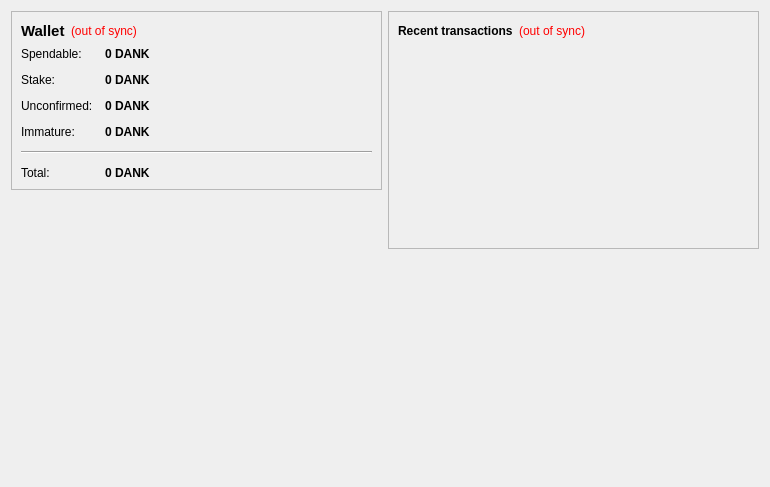
<?xml version="1.0" encoding="UTF-8"?>
<ui version="4.0">
 <class>OverviewPage</class>
 <widget class="QWidget" name="OverviewPage">
  <property name="geometry">
   <rect>
    <x>0</x>
    <y>0</y>
    <width>770</width>
    <height>487</height>
   </rect>
  </property>
  <property name="windowTitle">
   <string>Form</string>
  </property>
  <layout class="QHBoxLayout" name="horizontalLayout" stretch="1,1">
   <item>
    <layout class="QVBoxLayout" name="verticalLayout_2">
     <item>
      <widget class="QFrame" name="frame">
       <property name="frameShape">
        <enum>QFrame::StyledPanel</enum>
       </property>
       <property name="frameShadow">
        <enum>QFrame::Raised</enum>
       </property>
       <layout class="QVBoxLayout" name="verticalLayout_4">
        <item>
         <layout class="QHBoxLayout" name="horizontalLayout_4">
          <item>
           <widget class="QLabel" name="label_5">
            <property name="font">
             <font>
              <pointsize>11</pointsize>
              <weight>75</weight>
              <bold>true</bold>
             </font>
            </property>
            <property name="text">
             <string>Wallet</string>
            </property>
           </widget>
          </item>
          <item>
           <widget class="QLabel" name="labelWalletStatus">
            <property name="toolTip">
             <string>The displayed information may be out of date. Your wallet automatically synchronizes with the dankcoin network after a connection is established, but this process has not completed yet.</string>
            </property>
            <property name="styleSheet">
             <string notr="true">QLabel { color: red; }</string>
            </property>
            <property name="text">
             <string notr="true">(out of sync)</string>
            </property>
            <property name="alignment">
             <set>Qt::AlignLeading|Qt::AlignLeft|Qt::AlignVCenter</set>
            </property>
           </widget>
          </item>
          <item>
           <spacer name="horizontalSpacer_2">
            <property name="orientation">
             <enum>Qt::Horizontal</enum>
            </property>
            <property name="sizeHint" stdset="0">
             <size>
              <width>40</width>
              <height>20</height>
             </size>
            </property>
           </spacer>
          </item>
         </layout>
        </item>
        <item>
         <layout class="QFormLayout" name="formLayout_2">
          <property name="fieldGrowthPolicy">
           <enum>QFormLayout::AllNonFixedFieldsGrow</enum>
          </property>
          <property name="horizontalSpacing">
           <number>12</number>
          </property>
          <property name="verticalSpacing">
           <number>12</number>
          </property>
          <item row="0" column="0">
           <widget class="QLabel" name="label">
            <property name="text">
             <string>Spendable:</string>
            </property>
           </widget>
          </item>
          <item row="0" column="1">
           <widget class="QLabel" name="labelBalance">
            <property name="font">
             <font>
              <weight>75</weight>
              <bold>true</bold>
             </font>
            </property>
            <property name="cursor">
             <cursorShape>IBeamCursor</cursorShape>
            </property>
            <property name="toolTip">
             <string>Your current spendable balance</string>
            </property>
            <property name="text">
             <string notr="true">0 DANK</string>
            </property>
            <property name="textInteractionFlags">
             <set>Qt::LinksAccessibleByMouse|Qt::TextSelectableByKeyboard|Qt::TextSelectableByMouse</set>
            </property>
           </widget>
          </item>
          <item row="1" column="0">
           <widget class="QLabel" name="label_6">
            <property name="text">
             <string>Stake:</string>
            </property>
           </widget>
          </item>
          <item row="1" column="1">
           <widget class="QLabel" name="labelStake">
            <property name="font">
             <font>
              <weight>75</weight>
              <bold>true</bold>
             </font>
            </property>
            <property name="cursor">
             <cursorShape>IBeamCursor</cursorShape>
            </property>
            <property name="toolTip">
             <string>Total of coins that was staked, and do not yet count toward the current balance</string>
            </property>
            <property name="text">
             <string notr="true">0 DANK</string>
            </property>
            <property name="textInteractionFlags">
             <set>Qt::LinksAccessibleByMouse|Qt::TextSelectableByKeyboard|Qt::TextSelectableByMouse</set>
            </property>
           </widget>
          </item>
          <item row="2" column="0">
           <widget class="QLabel" name="label_3">
            <property name="text">
             <string>Unconfirmed:</string>
            </property>
           </widget>
          </item>
          <item row="2" column="1">
           <widget class="QLabel" name="labelUnconfirmed">
            <property name="font">
             <font>
              <weight>75</weight>
              <bold>true</bold>
             </font>
            </property>
            <property name="cursor">
             <cursorShape>IBeamCursor</cursorShape>
            </property>
            <property name="toolTip">
             <string>Total of transactions that have yet to be confirmed, and do not yet count toward the current balance</string>
            </property>
            <property name="text">
             <string notr="true">0 DANK</string>
            </property>
            <property name="textInteractionFlags">
             <set>Qt::LinksAccessibleByMouse|Qt::TextSelectableByKeyboard|Qt::TextSelectableByMouse</set>
            </property>
           </widget>
          </item>
          <item row="3" column="0">
           <widget class="QLabel" name="labelImmatureText">
            <property name="text">
             <string>Immature:</string>
            </property>
           </widget>
          </item>
          <item row="3" column="1">
           <widget class="QLabel" name="labelImmature">
            <property name="font">
             <font>
              <weight>75</weight>
              <bold>true</bold>
             </font>
            </property>
            <property name="toolTip">
             <string>Mined balance that has not yet matured</string>
            </property>
            <property name="text">
             <string notr="true">0 DANK</string>
            </property>
            <property name="textInteractionFlags">
             <set>Qt::LinksAccessibleByMouse|Qt::TextSelectableByKeyboard|Qt::TextSelectableByMouse</set>
            </property>
           </widget>
          </item>
          <item row="4" column="0" colspan="2">
           <widget class="Line" name="line">
            <property name="orientation">
             <enum>Qt::Horizontal</enum>
            </property>
           </widget>
          </item>
          <item row="5" column="0">
           <widget class="QLabel" name="labelTotalText">
            <property name="text">
             <string>Total:</string>
            </property>
           </widget>
          </item>
          <item row="5" column="1">
           <widget class="QLabel" name="labelTotal">
            <property name="font">
             <font>
              <weight>75</weight>
              <bold>true</bold>
             </font>
            </property>
            <property name="cursor">
             <cursorShape>IBeamCursor</cursorShape>
            </property>
            <property name="toolTip">
             <string>Your current total balance</string>
            </property>
            <property name="text">
             <string notr="true">0 DANK</string>
            </property>
            <property name="textInteractionFlags">
             <set>Qt::LinksAccessibleByMouse|Qt::TextSelectableByKeyboard|Qt::TextSelectableByMouse</set>
            </property>
           </widget>
          </item>
         </layout>
        </item>
       </layout>
      </widget>
     </item>
     <item>
      <spacer name="verticalSpacer">
       <property name="orientation">
        <enum>Qt::Vertical</enum>
       </property>
       <property name="sizeHint" stdset="0">
        <size>
         <width>20</width>
         <height>40</height>
        </size>
       </property>
      </spacer>
     </item>
     <item>
      <widget class="QLabel" name="label_2">
       <property name="autoFillBackground">
        <bool>true</bool>
       </property>
       <property name="text">
        <string/>
       </property>
       <property name="pixmap">
        <pixmap resource="../bitcoin.qrc">:/icons/drmbg</pixmap>
       </property>
       <property name="scaledContents">
        <bool>false</bool>
       </property>
       <property name="margin">
        <number>0</number>
       </property>
      </widget>
     </item>
    </layout>
   </item>
   <item>
    <layout class="QVBoxLayout" name="verticalLayout_3">
     <item>
      <widget class="QFrame" name="frame_2">
       <property name="frameShape">
        <enum>QFrame::StyledPanel</enum>
       </property>
       <property name="frameShadow">
        <enum>QFrame::Raised</enum>
       </property>
       <layout class="QVBoxLayout" name="verticalLayout">
        <item>
         <layout class="QHBoxLayout" name="horizontalLayout_2">
          <item>
           <widget class="QLabel" name="label_4">
            <property name="text">
             <string>&lt;b&gt;Recent transactions&lt;/b&gt;</string>
            </property>
           </widget>
          </item>
          <item>
           <widget class="QLabel" name="labelTransactionsStatus">
            <property name="toolTip">
             <string>The displayed information may be out of date. Your wallet automatically synchronizes with the dankcoin network after a connection is established, but this process has not completed yet.</string>
            </property>
            <property name="styleSheet">
             <string notr="true">QLabel { color: red; }</string>
            </property>
            <property name="text">
             <string notr="true">(out of sync)</string>
            </property>
            <property name="alignment">
             <set>Qt::AlignRight|Qt::AlignTrailing|Qt::AlignVCenter</set>
            </property>
           </widget>
          </item>
          <item>
           <spacer name="horizontalSpacer">
            <property name="orientation">
             <enum>Qt::Horizontal</enum>
            </property>
            <property name="sizeHint" stdset="0">
             <size>
              <width>40</width>
              <height>20</height>
             </size>
            </property>
           </spacer>
          </item>
         </layout>
        </item>
        <item>
         <widget class="QListView" name="listTransactions">
          <property name="styleSheet">
           <string notr="true">QListView { background: transparent; }</string>
          </property>
          <property name="frameShape">
           <enum>QFrame::NoFrame</enum>
          </property>
          <property name="verticalScrollBarPolicy">
           <enum>Qt::ScrollBarAlwaysOff</enum>
          </property>
          <property name="horizontalScrollBarPolicy">
           <enum>Qt::ScrollBarAlwaysOff</enum>
          </property>
          <property name="selectionMode">
           <enum>QAbstractItemView::NoSelection</enum>
          </property>
         </widget>
        </item>
       </layout>
      </widget>
     </item>
     <item>
      <spacer name="verticalSpacer_2">
       <property name="orientation">
        <enum>Qt::Vertical</enum>
       </property>
       <property name="sizeHint" stdset="0">
        <size>
         <width>20</width>
         <height>40</height>
        </size>
       </property>
      </spacer>
     </item>
    </layout>
   </item>
  </layout>
 </widget>
 <resources/>
 <connections/>
</ui>
